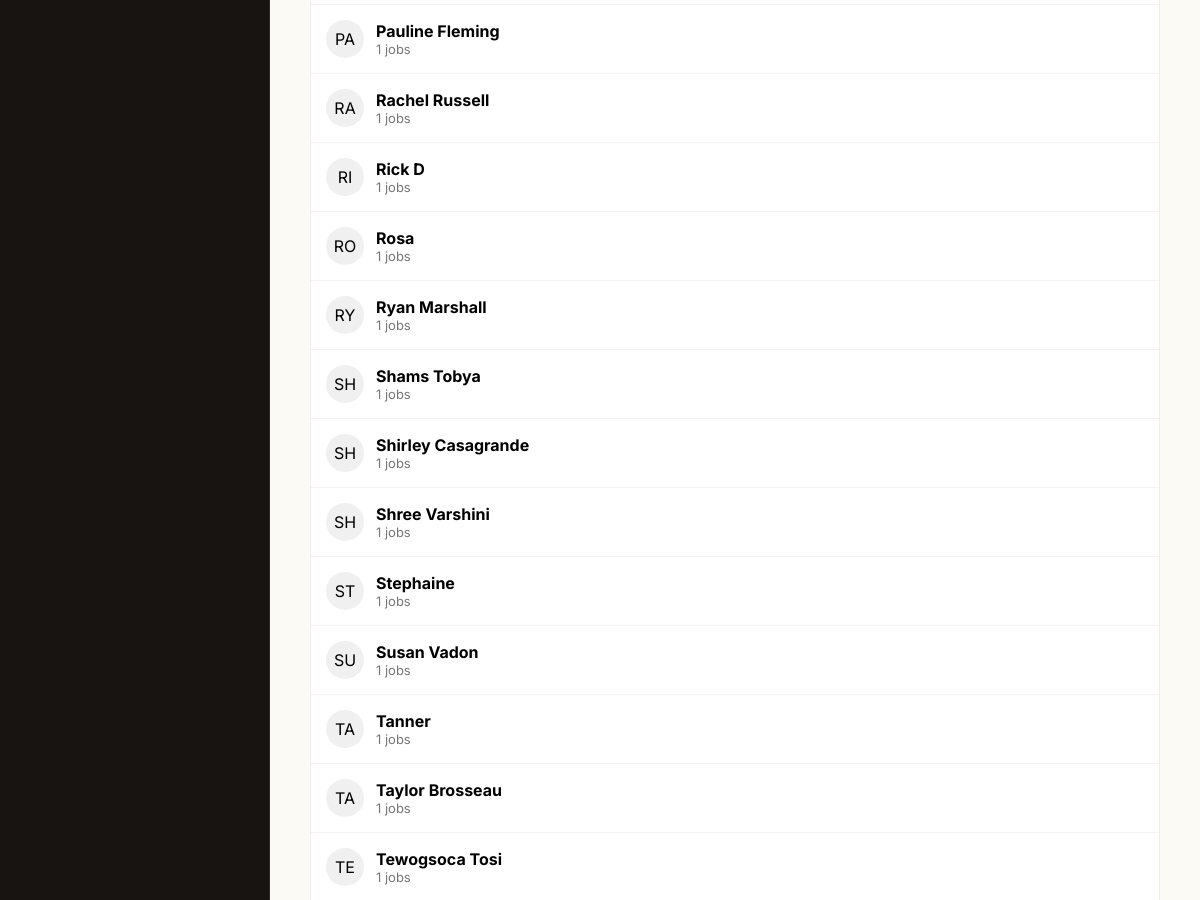
The app's page /customers/ (signed in, middle part), older data.
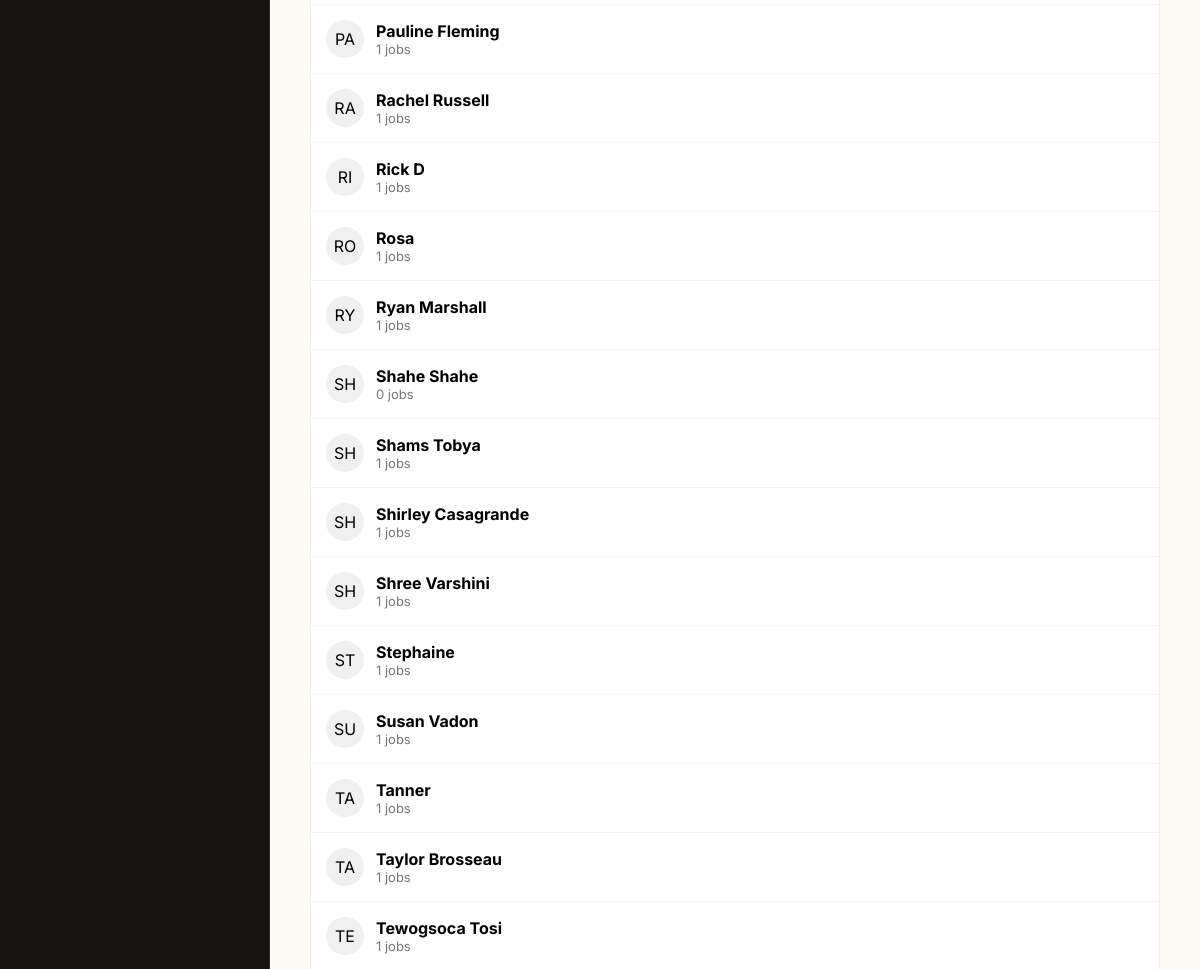
The same page, newer data.
### core/models.py (models this page shows, shortened)
class Customer(models.Model):
    name = models.CharField(max_length=100)
    phone = models.CharField(max_length=20, unique=True)
    email = models.EmailField(blank=True, null=True)
    note = models.TextField(blank=True)
    created_date = models.DateTimeField(auto_now_add=True)
    class Meta:
        ordering = ["name"]

### core/views.py (the view)
# urls.py: path('customers/', views.customers, name='customers'),
@login_required
def customers(request):
    customers = Customer.objects.annotate(
        job_count=Count("tickets")
    ).order_by("name")
    customer_id = request.GET.get("customer")
    if customer_id:
        customer = Customer.objects.get(id=customer_id)
    else:
        customer = customers.first()
    job_types = JobType.objects.all().order_by("type")
    selected_type = request.GET.get("type", "all")
    tickets = Ticket.objects.filter(
        customer=customer
    ).select_related(
        "status",
        "job_type"
    )
    if selected_type != "all":
        tickets = tickets.filter(job_type_id=selected_type)
    tickets = tickets.order_by("-created_date")
    total_value = tickets.aggregate(
        Sum("price")
    )["price__sum"] or 0
    all_count = Ticket.objects.filter(
        customer=customer
    ).count()
    for job_type in job_types:
        job_type.ticket_count = Ticket.objects.filter(
            customer=customer,
            job_type=job_type
        ).count()
    show_form = request.GET.get("new")
    context = {
        "customers": customers,
        "customer": customer,
        "tickets": tickets,
        "job_count": tickets.count(),
        "total_value": total_value,
        "job_types": job_types,
        "selected_type": selected_type,
        "all_count": all_count,
        "show_form": show_form,
        "customer_form": CustomerForm(),
    }
    return render(request, "core/customers.html", context)

### core/templates/core/customers.html (shortened to what this page needs)
{% extends 'core/base.html' %}
{% block content %}
<div class="customers-page">
<div class="customers-layout">
    <div class="customer-list-card">
        <div class="customer-list" id="customer-list">
            {% for c in customers %}
<a
href="?customer={{ c.id }}"
class="customer-link"
>
<div class="customer-item {% if customer.id == c.id %}active{% endif %}">
    <div class="avatar">
        {{ c.name|slice:":1" }}{{ c.name|cut:" "|slice:"1:2"|upper }}
    </div>
    <div>
        <strong>{{ c.name }}</strong>
        <p>
            {{ c.job_count }} jobs
        </p>
    </div>
</div>
</a>
{% endfor %}
        </div>
    </div>
</div>
</div>
{% endblock %}

Row changes from the older to the newer data that the page shows:
added Customer: name "S", name "H", name "Shahe Shahe", job_count "0"
